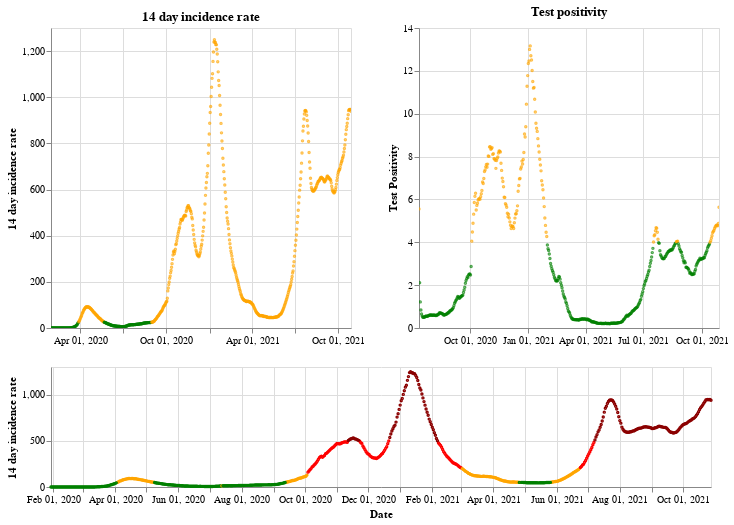

Notebook code cell kept with this figure:
### Markdown cell above
## England

### Code cell
plot_traffic_light('England')

### Figure 1 — Vega-Lite specification as saved in the notebook (floating-point values rounded to 4 significant figures; data arrays with more than 128 entries replaced by an {"elided": "..."} marker saying what was removed)
{"config": {"view": {"continuousWidth": 400, "continuousHeight": 300}}, "vconcat": [{"hconcat": [{"mark": {"type": "point", "size": 2}, "encoding": {"color": {"condition": {"value": "green", "test": "(datum.twoWeeklyCasesRate <= 25)"}, "value": "orange"}, "tooltip": [{"type": "nominal", "field": "areaName"}, {"type": "temporal", "field": "date"}, {"type": "quantitative", "field": "twoWeeklyCasesRate"}, {"type": "quantitative", "field": "testPositivity"}], "x": {"type": "temporal", "axis": {"title": ""}, "field": "date", "scale": {"domain": {"selection": "DateBrush"}}, "timeUnit": "yearmonthdate"}, "y": {"type": "quantitative", "axis": {"title": "14 day incidence rate"}, "field": "twoWeeklyCasesRate"}}, "title": "14 day incidence rate", "width": 300}, {"mark": {"type": "point", "size": 2}, "encoding": {"color": {"condition": {"value": "green", "test": "(datum.testPositivity <= 4)"}, "value": "orange"}, "tooltip": [{"type": "nominal", "field": "areaName"}, {"type": "temporal", "field": "date"}, {"type": "quantitative", "field": "twoWeeklyCasesRate"}, {"type": "quantitative", "field": "testPositivity"}], "x": {"type": "temporal", "axis": {"title": ""}, "field": "date", "scale": {"domain": {"selection": "DateBrush"}}, "timeUnit": "yearmonthdate"}, "y": {"type": "quantitative", "axis": {"title": "Test Positivity"}, "field": "testPositivity"}}, "title": "Test positivity", "width": 300}]}, {"layer": [{"mark": {"type": "point", "size": 2}, "encoding": {"color": {"condition": {"value": "orange", "test": "(((datum.testPositivity < 4) && (datum.twoWeeklyCasesRate >= 50)) && (datum.twoWeeklyCasesRate < 200))"}, "value": "red"}, "opacity": {"condition": {"value": 1, "test": "((datum.twoWeeklyCasesRate >= 50) && (datum.twoWeeklyCasesRate < 500))"}, "value": 0}, "tooltip": [{"type": "nominal", "field": "areaName"}, {"type": "temporal", "field": "date"}, {"type": "quantitative", "field": "twoWeeklyCasesRate"}, {"type": "quantitative", "field": "testPositivity"}], "x": {"type": "temporal", "axis": {"title": "Date"}, "field": "date", "timeUnit": "yearmonthdate"}, "y": {"type": "quantitative", "axis": {"title": "14 day incidence rate"}, "field": "twoWeeklyCasesRate"}}, "selection": {"DateBrush": {"type": "interval", "encodings": ["x"], "fields": ["Time"]}}}, {"mark": {"type": "point", "size": 2}, "encoding": {"color": {"value": "darkred"}, "opacity": {"condition": {"value": 1, "test": "(datum.twoWeeklyCasesRate >= 500)"}, "value": 0}, "tooltip": [{"type": "nominal", "field": "areaName"}, {"type": "temporal", "field": "date"}, {"type": "quantitative", "field": "twoWeeklyCasesRate"}, {"type": "quantitative", "field": "testPositivity"}], "x": {"type": "temporal", "axis": {"title": "Date"}, "field": "date", "timeUnit": "yearmonthdate"}, "y": {"type": "quantitative", "axis": {"title": "14 day incidence rate"}, "field": "twoWeeklyCasesRate"}}}, {"mark": {"type": "point", "size": 2}, "encoding": {"color": {"condition": {"value": "green", "test": "((datum.testPositivity < 4) && (datum.twoWeeklyCasesRate < 50))"}, "value": "orange"}, "opacity": {"condition": {"value": 1, "test": "(datum.twoWeeklyCasesRate < 50)"}, "value": 0}, "tooltip": [{"type": "nominal", "field": "areaName"}, {"type": "temporal", "field": "date"}, {"type": "quantitative", "field": "twoWeeklyCasesRate"}, {"type": "quantitative", "field": "testPositivity"}], "x": {"type": "temporal", "axis": {"title": "Date"}, "field": "date", "timeUnit": "yearmonthdate"}, "y": {"type": "quantitative", "axis": {"title": "14 day incidence rate"}, "field": "twoWeeklyCasesRate"}}}], "height": 120, "width": 660}], "data": {"name": "data-f24ab0c9e2bac900852106242999be04"}, "$schema": "https://vega.github.io/schema/vega-lite/v4.8.1.json", "datasets": {"data-f24ab0c9e2bac900852106242999be04": {"elided": "638 records"}}}
